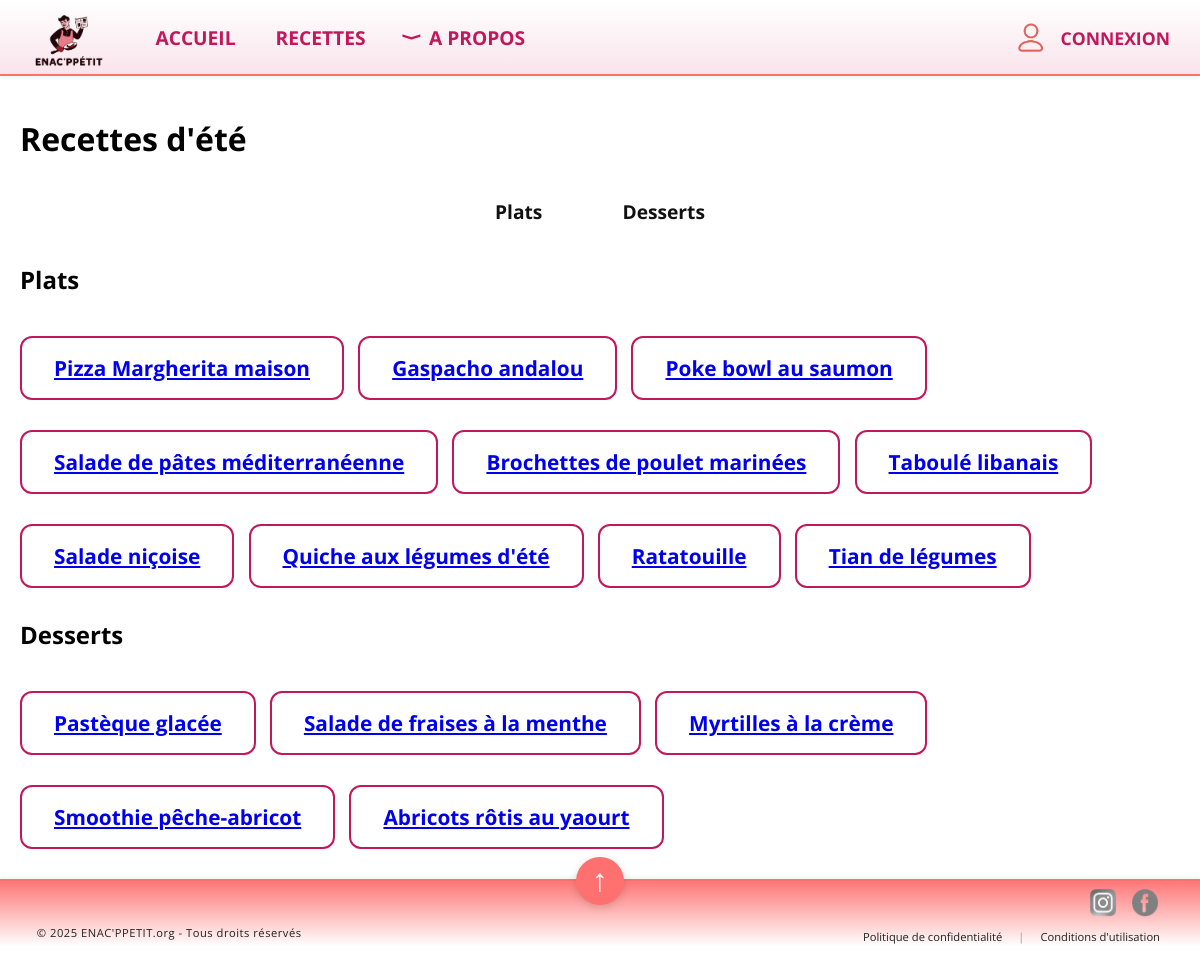
Page /ete on the committed database.
### tables this page shows
CREATE TABLE Recette (
    Recette_id INTEGER PRIMARY KEY,
    Title TEXT,
    Preptime INTEGER,
    Cooktime INTEGER,
    Category TEXT,
    Saison TEXT,
    Description TEXT,
    Servings INTEGER,
    Image TEXT
);

### app.py (the view)
@app.route('/ete')
def ete():
    conn = sqlite3.connect('BDD.db')
    conn.row_factory = sqlite3.Row
    plats = conn.execute("SELECT * FROM Recette WHERE saison = 'Été' AND category = 'Plat'").fetchall()
    desserts = conn.execute("SELECT * FROM Recette WHERE saison = 'Été' AND category = 'Dessert'").fetchall()
    conn.close()
    return render_template('ete.html', plats=plats, desserts=desserts)

### templates/ete.html (shortened to what this page needs)
{% extends "base.html" %}
{% block content %}
<h1>Recettes d'été</h1>
<div class="categories-links">
    <a href="#plats">Plats</a>
    <a href="#desserts">Desserts</a>
</div>
<h2 id="plats">Plats</h2>
{% if plats %}
    {% for plat in plats %}
        <div class="encadre-nom-recette">
            <a href="{{ url_for('recette', recette_id=plat['Recette_id']) }}">{{ plat['Title'] }}</a>
        </div>
    {% endfor %}
{% else %}
    <p>Aucun plat d'été trouvé.</p>
{% endif %}
<h2 id="desserts">Desserts</h2>
{% if desserts %}
    {% for dessert in desserts %}
        <div class="encadre-nom-recette">
            <a href="{{ url_for('recette', recette_id=dessert['Recette_id']) }}">{{ dessert['Title'] }}</a>
        </div>
    {% endfor %}
{% else %}
    <p>Aucun dessert d'été trouvé.</p>
{% endif %}
{% endblock %}

### templates/base.html (shortened to what this page needs)
<!DOCTYPE html>
<html lang="fr">
<head>
    <link rel="stylesheet" href="{{ url_for('static', filename='style.css') }}">
</head>
<body>
    <div class="top-bar">
        <img src="{{ url_for('static', filename='enacppetit.png') }}" alt="Logo ENAC'ppetit">
        <nav>
            <ul class="nav-links">
                <li><a href="{{ url_for('accueil') }}">ACCUEIL</a></li>
                <li><a href="{{ url_for('recettes') }}">RECETTES</a></li>
                <li class="nav-dropdown">
                    <span class="apropos-link">
                        <span class="apropos-arrow" style="font-size:1em; margin-right:10px; display:inline-block; transform:rotate(270deg);">⟨</span>
                        A PROPOS
                    </span>
                </li>
            </ul>
        </nav>
        <a href="{{ url_for('login') }}" style="margin-left:auto; margin-right:30px; color:#c2185b; font-weight:bold; font-size:1.1em; text-decoration:none; display:flex; align-items:center; font-family:'Open Sans',Arial,sans-serif;">
            <img src="{{ url_for('static', filename='logoconnexion.png') }}" alt="Logo Connexion" style="height:0.9cm; margin-right:8px;">
            CONNEXION
        </a>
    </div>
    <div class="content">
        {% block content %}{% endblock %}
    </div>
    <div class="bottom-bar">
    <span class="footer-left">&nbsp;&nbsp;© 2025 ENAC'PPETIT.org - Tous droits réservés</span>
    <button class="scroll-top-btn" onclick="window.scrollTo({top: 0, behavior: 'smooth'});">
        &#8593;
    </button>
    <div class="footer-social">
    <div class="social-logos">
        <a href="https://www.instagram.com/enacppetit?igsh=MTFtcmJqcXhuZGltNg%3D%3D&utm_source=qr" target="_blank">
            <img src="{{ url_for('static', filename='insta.png') }}" alt="Instagram" class="social-icon">
        </a>
        <a href="https://www.facebook.com/profile.php?id=61577273121264" target="_blank">
            <img src="{{ url_for('static', filename='facebook.png') }}" alt="Facebook" class="social-icon">
        </a>
    </div>
    <div class="footer-links-row">
        <a href="/confidentialite">Politique de confidentialité</a>
        <span class="footer-sep">|</span>
        <a href="/conditions">Conditions d'utilisation</a>
    </div>
</div>
</body>
</html>

### static/style.css (style rules this page uses)
body { overflow-x: hidden; background: #fff; margin: 0; padding: 0; font-family: 'Open Sans', Arial, sans-serif; }
html { box-sizing: border-box; width: 100vw; overflow-x: hidden; }
*, *::before, *::after { box-sizing: inherit; }
.top-bar { position: fixed; top: 0; left: 0; width: 100%; height: 2cm; background: linear-gradient( to bottom, #ffffff 0%, #f9e4ec calc(100% - 0.05cm), #ff7171 calc(100% - 0.05cm), #ff7171 100% ); z-index: 1000; display: flex; align-items: center; box-shadow: 0 2px 4px rgba(0,0,0,0.05); }
.top-bar img { height: 1.6cm; margin-left: 20px; }
.top-bar img[alt="Logo ENAC'ppetit"] { margin-right: 40px; }
.nav-links { display: flex; gap: 40px; margin-left: 40px; font-size: 1.2em; }
.nav-links a { color: #c2185b; text-decoration: none; font-weight: bold; transition: color 0.2s; font-family: 'Open Sans', Arial, sans-serif; }
.content { margin-top: 2cm; padding: 20px; font-family: 'Open Sans', Arial, sans-serif; }
.bottom-bar { position: relative; display: flex; align-items: flex-end; justify-content: space-between; width: 100%; height: 2cm; background: linear-gradient( to top, #ffffff 0.2cm, #ff7171 2cm ); box-shadow: 0 -2px 4px rgba(0,0,0,0.05); padding: 0 20px 10px 20px; border-top: 2px solid #ff7171; }
.scroll-top-btn { position: absolute; left: 50%; transform: translateX(-50%); top: -24px; background: #ff7171; color: rgb(255, 255, 255); border: none; border-radius: 50%; width: 48px; height: 48px; font-size: 2rem; display: flex; align-items: center; justify-content: center; box-shadow: 0 2px 8px rgba(0,0,0,0.15); cursor: pointer; transition: background 0.2s; z-index: 2; }
.footer-social { display: flex; align-items: flex-end; gap: 18px; margin-left: 10px; margin-right: 20px; }
.social-icon { width: 30px ; height: 30px ; object-fit: contain; filter: grayscale(1); transition: filter 0.2s; }
.footer-left { color: #222; font-size: 0.7em; align-self: flex-end; margin-left: 10px; margin-bottom: 4px; letter-spacing: 0.5px; }
.footer-social { display: flex; flex-direction: column; align-items: flex-end; gap: 4px; }
.social-logos { display: flex; gap: 12px; margin-bottom: 2px; }
.footer-links-row { display: flex; gap: 16px; font-size: 0.7em; }
.footer-links-row a { color: #222; text-decoration: none; transition: color 0.2s; }
.footer-sep { color: #bbb; font-weight: bold; }
.nav-links { display: flex; align-items: center; gap: 40px; margin-left: 40px; font-size: 1.2em; list-style: none; padding: 0; margin: 0; }
.nav-links li { position: relative; display: flex; align-items: center; }
.apropos-link { cursor: pointer; display: flex; align-items: center; color: #c2185b; font-weight: bold; font-family: 'Open Sans', Arial, sans-serif; gap: 6px; }
.apropos-arrow { font-size: 1.2em; margin-right: 4px; transition: transform 0.2s; }
.apropos-arrow { font-size: 1em; margin-right: 10px; display: inline-block; transition: transform 0.2s; transform: rotate(270deg); }
.encadre-nom-recette { background: #fff; border: 2px solid #c2185b; border-radius: 12px; padding: 16px 32px; font-size: 1.3em; font-weight: bold; display: inline-block; margin: 20px 10px 10px 0; }
.categories-links { display: flex; justify-content: center; gap: 40px; margin: 30px 0 30px 0; }
.categories-links a { font-weight: bold; color: #111; text-decoration: none; font-size: 1.2em; padding: 8px 20px; border-radius: 20px; transition: background 0.2s; }

### rows in the picture
Recette: Title "Pizza Margherita maison"
Recette: Title "Gaspacho andalou"
Recette: Title "Poke bowl au saumon"
Recette: Title "Salade de pâtes méditerranéenne"
Recette: Title "Brochettes de poulet marinées"
Recette: Title "Taboulé libanais"
Recette: Title "Salade niçoise"
Recette: Title "Quiche aux légumes d'été"
Recette: Title "Ratatouille"
Recette: Title "Tian de légumes"
Recette: Title "Pastèque glacée"
Recette: Title "Salade de fraises à la menthe"
Recette: Title "Myrtilles à la crème"
Recette: Title "Smoothie pêche-abricot"
Recette: Title "Abricots rôtis au yaourt"
